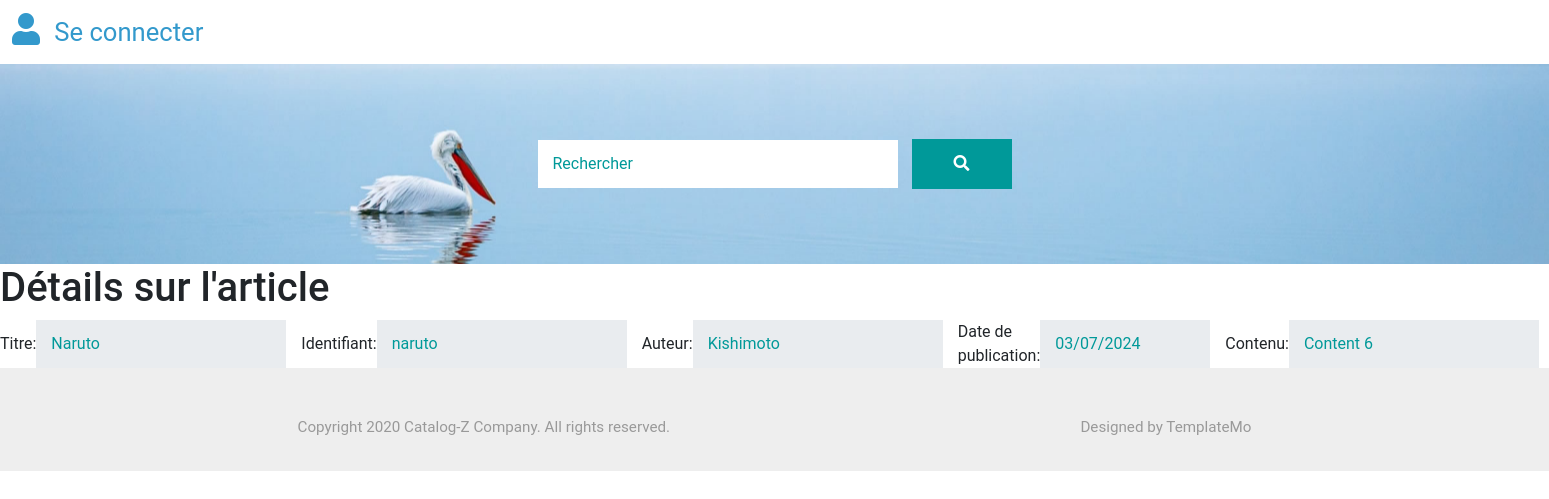
Page /article/6 on the committed database.
### tables this page shows
CREATE TABLE Articles (
    id INTEGER PRIMARY KEY,
    identifiant TEXT,
    titre TEXT,
    auteur TEXT,
    date_de_publication DATE,
    contenu TEXT
);

### app.py (the view)
@app.route('/article/<identifiant>', methods=["GET", "POST"])
def article(identifiant):
    username = session.get("username")
    conn = get_db().get_connection()
    cursor = conn.cursor()
    if get_db().id_existe(identifiant):
        article = get_db().article_info(identifiant)
        if request.method == "POST":
            titre = request.form.get("titre")
            contenu = request.form.get("contenu")
            update = update_article(article, titre, contenu, conn, cursor)
            return render_template('index.html',
                                   username=username, article=update)
        else:
            return render_template('article.html',
                                   username=username, article=article)
    else:
        return render_template('404.html')

### app.py (called while the page is built)
def get_db():
    database = getattr(g, "_database", None)
    if database is None:
        g._database = Database()
    return g._database

### database.py (called while the page is built)
    def get_connection(self):
        if self.connection is None:
            self.connection = sqlite3.connect('db/database.db')
        return self.connection

    def close_connection(self):
        if self.connection is not None:
            self.connection.close()

    def create_tables(self):
        connection = self.get_connection()
        with open('db/utilisateurs.sql') as f:
            commands = f.read().split(';')
            for command in commands:
                if command.strip() != '':
                    connection.execute(command)
        connection.commit()

    def article_info(self, id_article):
        connection = self.get_connection()
        cursor = connection.cursor()
        cursor.execute("SELECT * FROM Articles WHERE id = ?", (id_article,))
        article_info = cursor.fetchone()
        return article_info

    def id_existe(self, id):
        connection = self.get_connection()
        cursor = connection.cursor()
        cursor.execute("SELECT 1 FROM Articles WHERE id = ?", (id,))
        return cursor.fetchone() is not None

    def __del__(self):
        self.close_connection()

### templates/article.html
{% extends 'base.html' %}
{% block content %}
{%if username %}
<h1>Modifier l'article</h1>
    <div>
        <form class="d-flex tm-search-form" method="post" action="{{ url_for('update_article', identifiant=article[1]) }}">
            <label for="titre">Titre:</label>
            <input class="form-control tm-search-input" type="text" id="titre" name="titre" value="{{ article[2] }}"><br>
            <label for="identifiant">Identifiant:</label>
            <input class="form-control tm-search-input" type="text" id="identifiant" name="identifiant" value="{{ article[1] }}" readonly><br>
            <label for="auteur">Auteur:</label>
            <input class="form-control tm-search-input" type="text" id="auteur" name="auteur" value="{{ article[3] }}" readonly><br>
            <label for="date">Date de publication:</label>
            <input class="form-control tm-search-input" type="date" id="date" name="date" value="{{ article[4] }}" readonly><br>
            <label for="contenu">Contenu:</label>
            <input class="form-control tm-search-input" type="text" id="contenu" name="contenu" value="{{ article[5] }}"><br>
            <button type="submit" class="btn btn-primary">Modifier</button>
        </form>
    </div>
{% else %}
<h1>Détails sur l'article</h1>
<div>
    <form class="d-flex tm-search-form" method="post" action="/">
        <label for="titre">Titre:</label>
        <input class="form-control tm-search-input" type="text" id="titre" name="titre" value="{{ article[2] }}" readonly><br>
        <label for="identifiant">Identifiant:</label>
        <input class="form-control tm-search-input" type="text" id="identifiant" name="identifiant" value="{{ article[1] }}" readonly><br>
        <label for="auteur">Auteur:</label>
        <input class="form-control tm-search-input" type="text" id="auteur" name="auteur" value="{{ article[3] }}" readonly><br>
        <label for="date">Date de publication:</label>
        <input class="form-control tm-search-input" type="date" id="date" name="date" value="{{ article[4] }}" readonly><br>
        <label for="contenu">Contenu:</label>
        <input class="form-control tm-search-input" type="text" id="contenu" name="contenu" value="{{ article[5] }}" readonly><br>
    </form>
</div>
{% endif %}
{% endblock %}

### static/css/templatemo-style.css (style rules this page uses)
.form-control { padding: 10px 20px; width: 100%; height: auto; }
.tm-search-input { width: 360px; border-radius: 0; padding: 12px 15px; color: #009999; border: none; }
.tm-search-input::placeholder { color: #009999; opacity: 1; }
.form-control, input:-internal-autofill-selected, select:not([multiple]) { color: #009999 !important; }
.form-control::placeholder { color: #009999; opacity: 1; }
body { font-family: 'Roboto', sans-serif; }
.tm-search-form { justify-content: space-between; align-items: center; }
.tm-search-input { margin-right: 15px; }

### rows in the picture
Articles: titre "Naruto", identifiant "naruto", auteur "Kishimoto", date "03/07/2024", contenu "Content 6"
